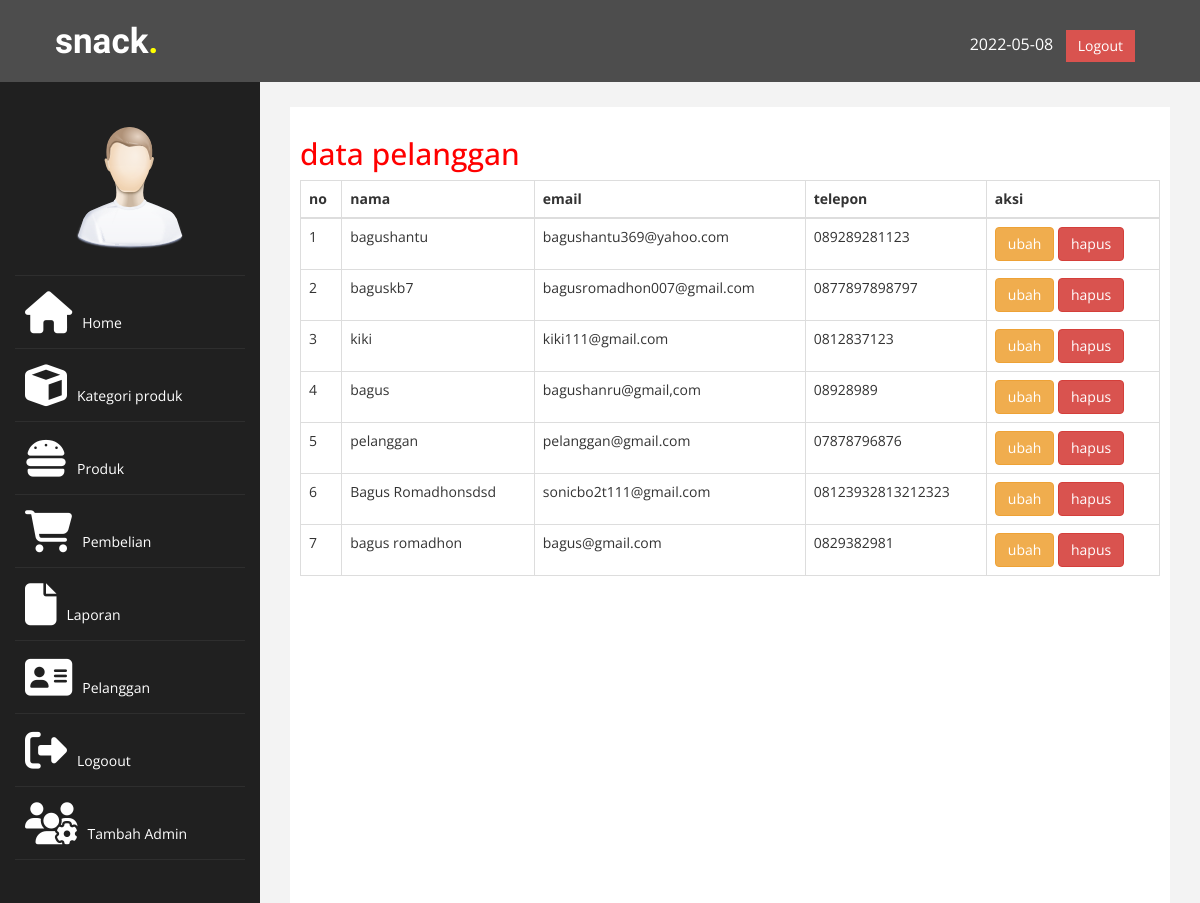
The page /TA/admin/index.php?halaman=pelanggan (signed in) on the database its author committed.
### tables this page shows
CREATE TABLE `pelanggan` (
  `id_pelanggan` int(89) NOT NULL,
  `email_pelanggan` varchar(100) NOT NULL,
  `password_pelanggan` varchar(100) NOT NULL,
  `nama_pelanggan` varchar(100) NOT NULL,
  `telepon_pelanggan` varchar(100) NOT NULL
);

### TA/admin/pelanggan.php (the view)
<h2>data pelanggan </h2>
<table class="table table-bordered">
	<thead>
			<tr>
				<th>no</th>
				<th>nama</th>
				<th>email</th>
				<th>telepon</th>
				<th>aksi</th>
			</tr>
	</thead>
	<tbody>
		<?php $nomor=1;?>
		<?php $ambil=$koneksi-> query("SELECT * FROM pelanggan");?>
		<?php while($pecah=$ambil->fetch_assoc()){ ?>
		<tr>
			<td><?php echo $nomor;?></td>
			<td><?php echo $pecah['nama_pelanggan'];?></td>
			<td><?php echo $pecah['email_pelanggan'];?></td>
			<td><?php echo $pecah['telepon_pelanggan'];?></td>
			<td>
				<a href="index.php?halaman=ubahpelanggan&id=<?php echo $pecah['id_pelanggan'];?>" class="btn btn-warning">ubah</a>
				<a href="" class="btn btn-danger">hapus</a>
			</td>
		</tr>
		<?php $nomor++;?>
		<?php } ?>
	</tbody>
</table>

### TA/admin/assets/css/custom.css (style rules this page uses)
body { font-family: 'Open Sans', sans-serif; }
h2 { color: #f00; }

### rows shown on the page
pelanggan: nama_pelanggan "bagushantu", email_pelanggan "bagushantu369@yahoo.com", telepon_pelanggan "089289281123"
pelanggan: nama_pelanggan "baguskb7", email_pelanggan "bagusromadhon007@gmail.com", telepon_pelanggan "0877897898797"
pelanggan: nama_pelanggan "kiki", email_pelanggan "kiki111@gmail.com", telepon_pelanggan "0812837123"
pelanggan: nama_pelanggan "bagus", email_pelanggan "bagushanru@gmail,com", telepon_pelanggan "08928989"
pelanggan: nama_pelanggan "pelanggan", email_pelanggan "pelanggan@gmail.com", telepon_pelanggan "07878796876"
pelanggan: nama_pelanggan "Bagus Romadhonsdsd", email_pelanggan "sonicbo2t111@gmail.com", telepon_pelanggan "08123932813212323"
pelanggan: nama_pelanggan "bagus romadhon", email_pelanggan "bagus@gmail.com", telepon_pelanggan "0829382981"
